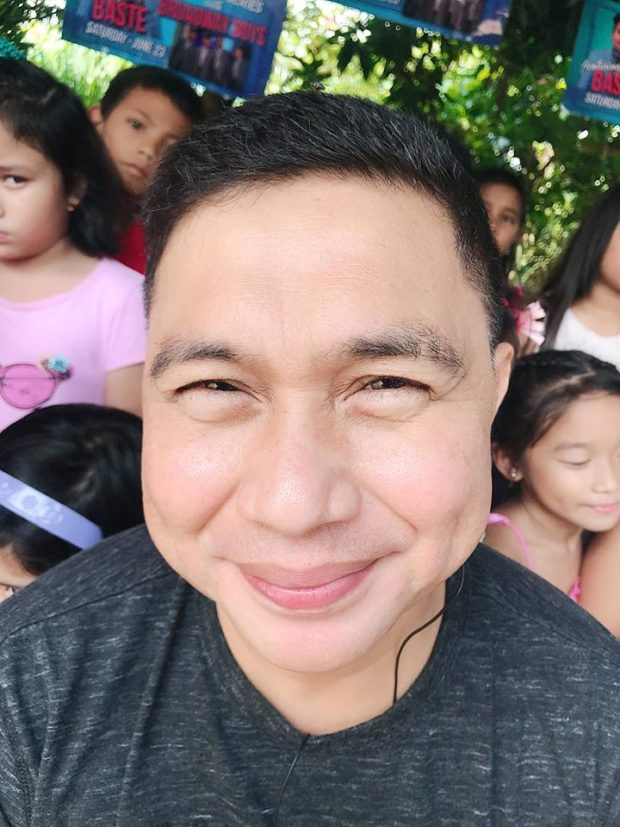
#> input picture input/alden.jpg, 620 x 827 px; its folder holds only this picture in this run
$ python process_image.py
#> lines starting #> are read from the running program, lines starting #| are printed output that depends on the picture; after the words box and inside, x2 and y2 are one past the last pixel; in counts of white or black regions, pixels touching at a corner belong together
### module/median_blur.py
import cv2
import os
from pathlib import Path


def apply_median_blur(image_path, output_folder=None, kernel_size=5):
    """
    Args:
        image_path (str): Path to the input image file
        output_folder (str): Path to the folder where the processed image will be saved (default: ../output)
        kernel_size (int): Size of the median filter kernel (must be odd, default: 5)

    Returns:
        bool: True if successful, False otherwise
    """
#> called with image_path = 'input/alden.jpg', output_folder = 'output', kernel_size = 5
    try:
        # If output_folder not specified, use the project's output folder
        if output_folder is None:
            module_dir = Path(__file__).parent
            output_folder = str(module_dir.parent / "output")

        # Read the image
        image = cv2.imread(image_path)
#> image is the input picture: shape (827, 620, 3); mean B, G, R 111.7, 115.5, 128.1

        if image is None:
            print(f"Error: Could not find image from {image_path}")
            return False

        # Ensure kernel size is odd
        if kernel_size % 2 == 0:
            kernel_size += 1

        # Apply median blur
        blurred_image = cv2.medianBlur(image, kernel_size)

        # Create output folder if it doesn't exist
        os.makedirs(output_folder, exist_ok=True)

        # Get the filename from the input path
        filename = Path(image_path).stem
        file_ext = Path(image_path).suffix

        # Create output file path
        output_path = os.path.join(output_folder, f"{filename}_median_blur{file_ext}")

        # Save the processed image
        cv2.imwrite(output_path, blurred_image)
        print(f"Median blur applied and saved")
        return True

    except Exception as e:
        print(f"Error: {str(e)}")
        return False

### module/grayscale.py
import cv2
import os
from pathlib import Path


def apply_grayscale(image_path, output_folder=None):
    """
    Args:
        image_path (str): Path to the input image file
        output_folder (str): Path to the folder where the processed image will be saved (default: ../output)

    Returns:
        bool: True if successful, False otherwise
    """
#> called with image_path = 'input/alden.jpg', output_folder = 'output'
    try:
        # If output_folder not specified, use the project's output folder
        if output_folder is None:
            module_dir = Path(__file__).parent
            output_folder = str(module_dir.parent / "output")

        # Read the image
        image = cv2.imread(image_path)

        if image is None:
            print(f"Error: Could not find image from {image_path}")
            return False

        # Apply grayscale conversion
        grayscale_image = cv2.cvtColor(image, cv2.COLOR_BGR2GRAY)
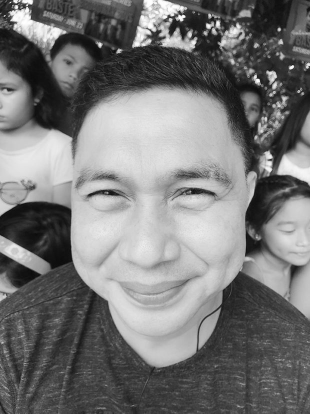
#> grayscale_image: shape (827, 620) (shown at 1/2 size); min 0, max 255, mean 118.8

        # Create output folder if it doesn't exist
        os.makedirs(output_folder, exist_ok=True)

        # Get the filename from the input path
        filename = Path(image_path).stem
        file_ext = Path(image_path).suffix

        # Create output file path
        output_path = os.path.join(output_folder, f"{filename}_grayscale{file_ext}")

        # Save the processed image
        cv2.imwrite(output_path, grayscale_image)
        print(f"Grayscale conversion applied and saved")
        return True

    except Exception as e:
        print(f"Error: {str(e)}")
        return False

### module/canny_edge.py
import cv2
import os
from pathlib import Path


def apply_canny_edge(image_path, threshold1=100, threshold2=150, output_folder=None):
    """
    Args:
        image_path (str): Path to the input image file
        threshold1 (int): Lower threshold for Canny edge detection (default: 100)
        threshold2 (int): Upper threshold for Canny edge detection (default: 200)
        output_folder (str): Path to the folder where the processed image will be saved (default: ../output)

    Returns:
        bool: True if successful, False otherwise
    """
#> called with image_path = 'input/alden.jpg', threshold1 = 100, threshold2 = 150, output_folder = 'output'
    try:
        # If output_folder not specified, use the project's output folder
        if output_folder is None:
            module_dir = Path(__file__).parent
            output_folder = str(module_dir.parent / "output")

        # Read the image
        image = cv2.imread(image_path)

        if image is None:
            print(f"Error: Could not find image from {image_path}")
            return False

        # Convert to grayscale first (required for Canny)
        grayscale_image = cv2.cvtColor(image, cv2.COLOR_BGR2GRAY)

        # Apply Canny edge detection
        edges = cv2.Canny(grayscale_image, threshold1, threshold2)
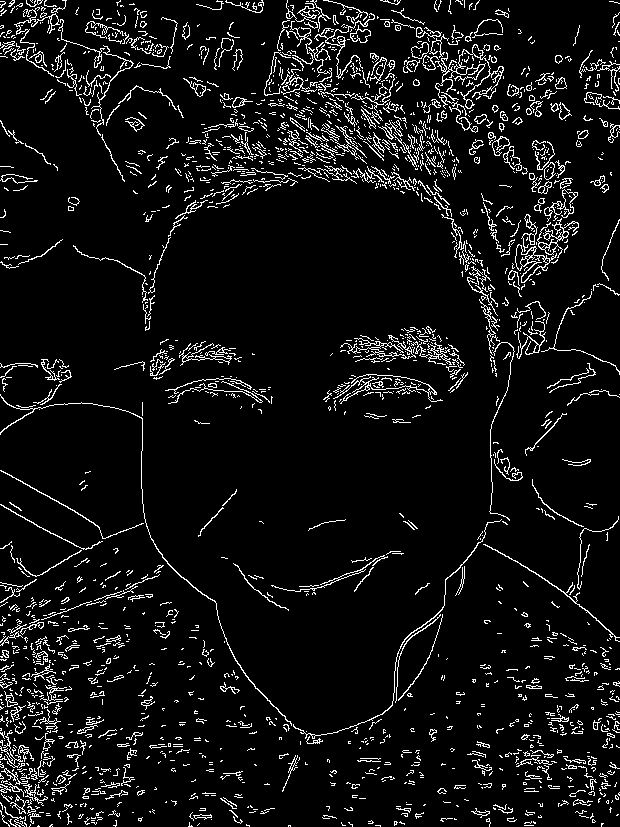
#> edges: shape (827, 620); 7% white in thin lines or dots

        # Create output folder if it doesn't exist
        os.makedirs(output_folder, exist_ok=True)

        # Get the filename from the input path
        filename = Path(image_path).stem
        file_ext = Path(image_path).suffix

        # Create output file path
        output_path = os.path.join(output_folder, f"{filename}_canny{file_ext}")

        # Save the processed image
        cv2.imwrite(output_path, edges)
        print(f"Canny edge detection applied and saved")
        return True

    except Exception as e:
        print(f"Error: {str(e)}")
        return False

### module/emboss_filter.py
import cv2
import os
import numpy as np
from pathlib import Path


def apply_emboss_filter(image_path, output_folder=None):
    """
    Args:
        image_path (str): Path to the input image file
        output_folder (str): Path to the folder where the processed image will be saved (default: ../output)

    Returns:
        bool: True if successful, False otherwise
    """
#> called with image_path = 'input/alden.jpg', output_folder = 'output'
    try:
        # If output_folder not specified, use the project's output folder
        if output_folder is None:
            module_dir = Path(__file__).parent
            output_folder = str(module_dir.parent / "output")

        # Read the image
        image = cv2.imread(image_path)

        if image is None:
            print(f"Error: Could not find image from {image_path}")
            return False

        # Convert to grayscale
        grayscale_image = cv2.cvtColor(image, cv2.COLOR_BGR2GRAY)

        # Define emboss kernel
        emboss_kernel = np.array([[-2, -1, 0],
                                  [-1,  1, 1],
                                  [ 0,  1, 2]], dtype=np.float32)

        # Apply emboss filter
        embossed = cv2.filter2D(grayscale_image, -1, emboss_kernel)
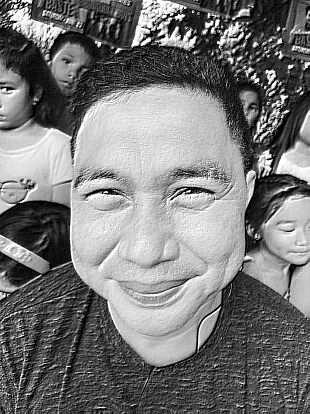
#> embossed: shape (827, 620) (shown at 1/2 size); min 0, max 255, mean 120.1

        # Create output folder if it doesn't exist
        os.makedirs(output_folder, exist_ok=True)

        # Get the filename from the input path
        filename = Path(image_path).stem
        file_ext = Path(image_path).suffix

        # Create output file path
        output_path = os.path.join(output_folder, f"{filename}_emboss{file_ext}")

        # Save the processed image
        cv2.imwrite(output_path, embossed)
        print(f"Emboss filter applied and saved")
        return True

    except Exception as e:
        print(f"Error: {str(e)}")
        return False

### module/bilateral_filter.py
import cv2
import os
from pathlib import Path


def apply_bilateral_filter(image_path, diameter=9, sigma_color=75, sigma_space=75, output_folder=None):
    """
    Args:
        image_path (str): Path to the input image file
        diameter (int): Diameter of each pixel neighborhood (default: 9)
        sigma_color (int): Filter sigma in the color space (default: 75)
        sigma_space (int): Filter sigma in the coordinate space (default: 75)
        output_folder (str): Path to the folder where the processed image will be saved (default: ../output)

    Returns:
        bool: True if successful, False otherwise
    """
#> called with image_path = 'input/alden.jpg', diameter = 9, sigma_color = 75, sigma_space = 75, output_folder = 'output'
    try:
        # If output_folder not specified, use the project's output folder
        if output_folder is None:
            module_dir = Path(__file__).parent
            output_folder = str(module_dir.parent / "output")

        # Read the image
        image = cv2.imread(image_path)

        if image is None:
            print(f"Error: Could not find image from {image_path}")
            return False

        # Apply bilateral filter
        filtered_image = cv2.bilateralFilter(image, diameter, sigma_color, sigma_space)

        # Create output folder if it doesn't exist
        os.makedirs(output_folder, exist_ok=True)

        # Get the filename from the input path
        filename = Path(image_path).stem
        file_ext = Path(image_path).suffix

        # Create output file path
        output_path = os.path.join(output_folder, f"{filename}_bilateral{file_ext}")

        # Save the processed image
        cv2.imwrite(output_path, filtered_image)
        print(f"Bilateral filter applied and saved")
        return True

    except Exception as e:
        print(f"Error: {str(e)}")
        return False


### module/combine_filters.py
import cv2
import os
import numpy as np
from pathlib import Path

def apply_five_filters(image_path, output_folder=None):
    # Applies all five filters sequentially to the input image and saves the final combined result.

    # Read the original image
#> called with image_path = 'input/alden.jpg', output_folder = 'output'
    image = cv2.imread(image_path)

    # Apply filters
    emboss_kernel = np.array([[-2, -1, 0],
                              [-1,  1, 1],
                              [ 0,  1, 2]], dtype=np.float32)
    filtered_image = cv2.filter2D(image.astype(np.float32), -1, emboss_kernel).astype(np.uint8) #Emboss filter
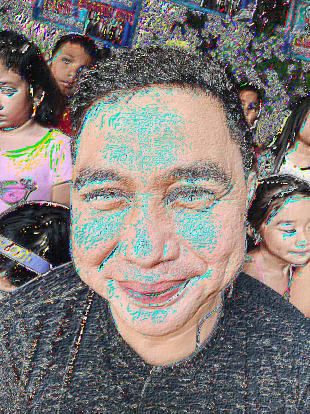
#> filtered_image: shape (827, 620, 3) (shown at 1/2 size); mean B, G, R 119.2, 121.9, 128.5
    filtered_image = cv2.bilateralFilter(filtered_image, 9, 75, 75) #Bilateral filter (diameter=9, sigmaColor=75, sigmaSpace=75)
    filtered_image = cv2.cvtColor(filtered_image, cv2.COLOR_BGR2GRAY) #Grayscale conversion
#> filtered_image: shape (827, 620)
    filtered_image = cv2.medianBlur(filtered_image, 5) #Median blur (kernel_size=5)
    filtered_image = cv2.Canny(filtered_image, 100, 150) #Canny edge detection
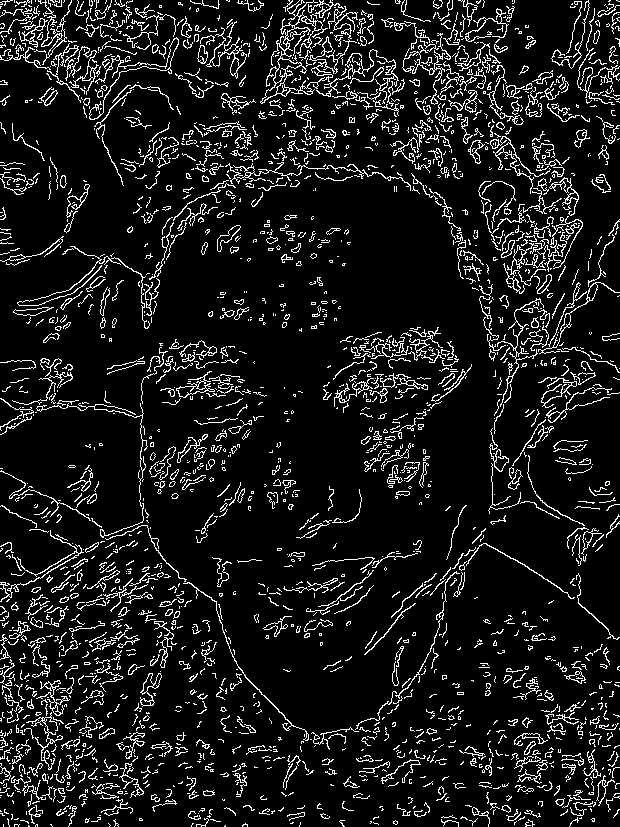
#> filtered_image: shape (827, 620); 10.1% white in thin lines or dots

    # Save the combined result
    filename = Path(image_path).stem
    file_ext = Path(image_path).suffix
    output_path = os.path.join(output_folder, f"{filename}_FiveFilters{file_ext}")
    cv2.imwrite(output_path, filtered_image)
    print(f"Combined five filters applied to {filename}")


def apply_four_filters(image_path, output_folder=None):
    # Applies four filters sequentially to the input image and saves the final combined result.

    # Read the original image
#> called with image_path = 'input/alden.jpg', output_folder = 'output'
    image = cv2.imread(image_path)

    # Apply filters
    filtered_image = cv2.medianBlur(image, 5) #Median blur (kernel_size=5)
    emboss_kernel = np.array([[-2, -1, 0],
                              [-1,  1, 1],
                              [ 0,  1, 2]], dtype=np.float32)
    filtered_image = cv2.filter2D(filtered_image.astype(np.float32), -1, emboss_kernel).astype(np.uint8) #Emboss filter
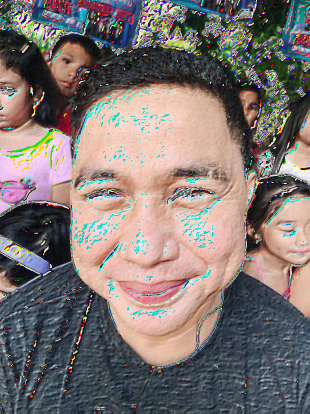
#> filtered_image: shape (827, 620, 3) (shown at 1/2 size); mean B, G, R 114.2, 117.1, 127.2
    filtered_image = cv2.bilateralFilter(filtered_image, 9, 75, 75) #Bilateral filter (diameter=9, sigmaColor=75, sigmaSpace=75)
    filtered_image = cv2.cvtColor(filtered_image, cv2.COLOR_BGR2GRAY) #Grayscale conversion
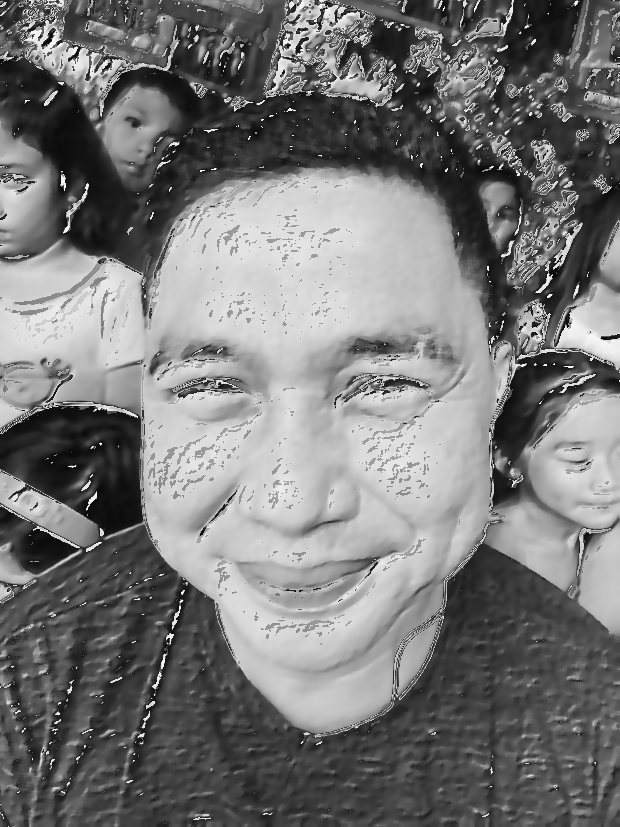
#> filtered_image: shape (827, 620); min 2, max 254, mean 119.7

    # Save the combined result
    filename = Path(image_path).stem
    file_ext = Path(image_path).suffix
    output_path = os.path.join(output_folder, f"{filename}_FourFilters{file_ext}")
    cv2.imwrite(output_path, filtered_image)
    print(f"Combined four filters applied to {filename}")

### process_image.py
from module.median_blur import apply_median_blur
from module.grayscale import apply_grayscale
from module.canny_edge import apply_canny_edge
from module.emboss_filter import apply_emboss_filter
from module.bilateral_filter import apply_bilateral_filter
from module.combine_filters import apply_five_filters, apply_four_filters
import cv2
import os
from pathlib import Path

BASE_DIR = os.path.dirname(os.path.abspath(__file__))
INPUT_DIR = os.path.join(BASE_DIR, "input")
OUTPUT_DIR = os.path.join(BASE_DIR, "output")

def process_image():
    os.makedirs(OUTPUT_DIR, exist_ok=True)

    for filename in os.listdir(INPUT_DIR):
        if not filename.lower().endswith(('.png', '.jpg', '.jpeg', '.bmp', '.tiff')):
            continue
        image_path = os.path.join(INPUT_DIR, filename)
        print(f"\nProcessing {filename}...")

        # Apply filters individually
        apply_median_blur(image_path, output_folder=OUTPUT_DIR)
        apply_grayscale(image_path, output_folder=OUTPUT_DIR)
        apply_canny_edge(image_path, output_folder=OUTPUT_DIR)
        apply_emboss_filter(image_path, output_folder=OUTPUT_DIR)
        apply_bilateral_filter(image_path, output_folder=OUTPUT_DIR)

        # Apply all filters sequentially for combined result
        apply_five_filters(image_path, OUTPUT_DIR)
        apply_four_filters(image_path, OUTPUT_DIR)

if __name__ == "__main__":
    process_image()

$ run again, on input/dog.png
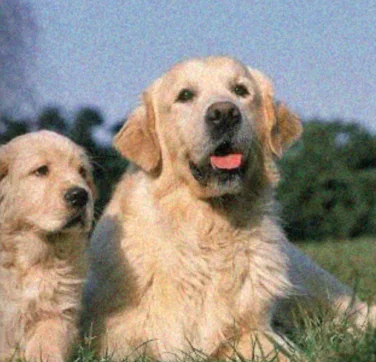
#> input picture input/dog.png, 376 x 362 px
#> in apply_median_blur, image is the input picture: shape (362, 376, 3); mean B, G, R 131.4, 142, 149.5
#> in apply_canny_edge, `edges = cv2.Canny(grayscale_image, threshold1, threshold2)`:
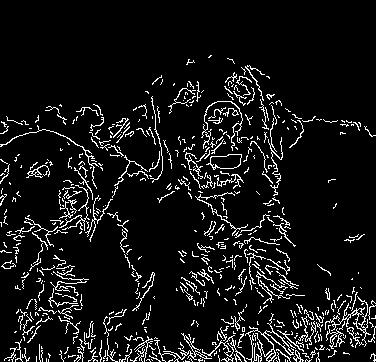
#> edges: shape (362, 376); 8.1% white in thin lines or dots, all inside (x1, y1, x2, y2) = (0, 55, 376, 362)
#> in apply_four_filters, `filtered_image = cv2.cvtColor(filtered_image, cv2.COLOR_BGR2GRAY)`:
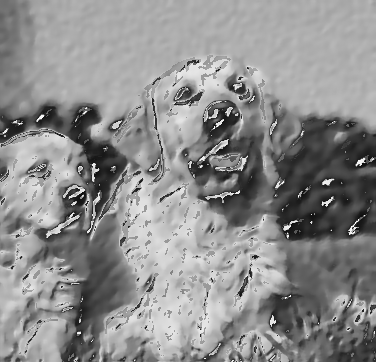
#> filtered_image: shape (362, 376); min 8, max 251, mean 140.8

$ run again, on input/flower.jpg
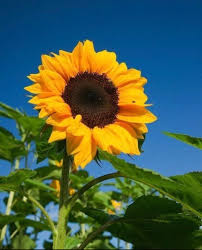
#> input picture input/flower.jpg, 202 x 250 px
#> in apply_median_blur, image is the input picture: shape (250, 202, 3); mean B, G, R 76.1, 95.6, 70.5
#> in apply_canny_edge, `edges = cv2.Canny(grayscale_image, threshold1, threshold2)`:
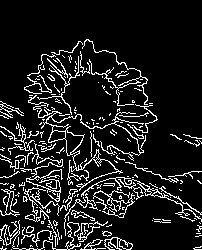
#> edges: shape (250, 202); 11.8% white in thin lines or dots, all inside (x1, y1, x2, y2) = (0, 39, 202, 250)
#> in apply_four_filters, `filtered_image = cv2.cvtColor(filtered_image, cv2.COLOR_BGR2GRAY)`:
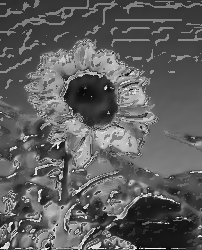
#> filtered_image: shape (250, 202); min 8, max 252, mean 94.4
